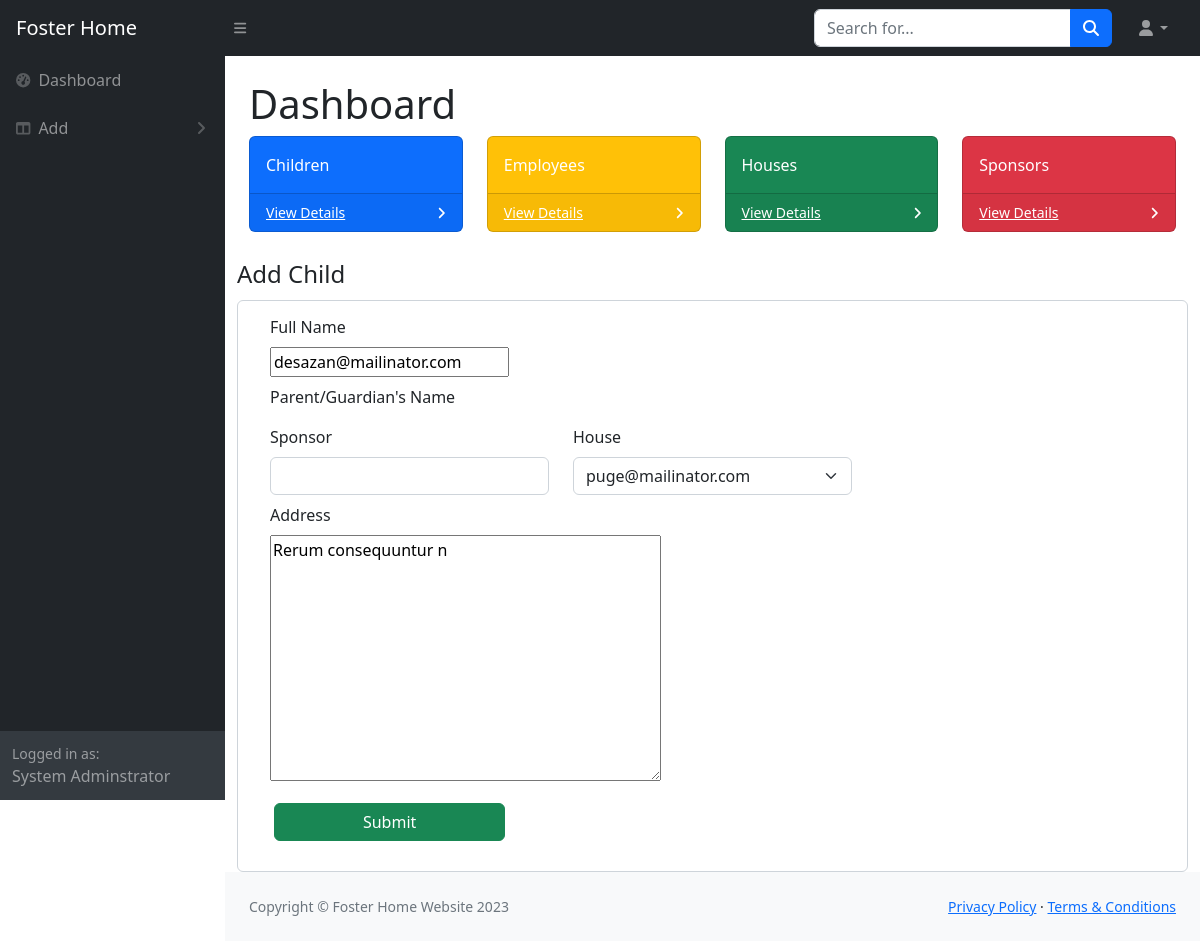
Screenshot of /update-child/3 (signed in) with the database file from the repository.
### fosterApp/models.py (models this page shows, shortened)
class Child(models.Model):
    fullName=models.CharField(max_length=100)
    dateOfBirth=models.CharField(max_length=100)
    gender=models.CharField(max_length=50)
    dateOfAdmn=models.CharField(max_length=50)
    guardianId=models.ForeignKey(Guardian,on_delete=models.CASCADE,related_name='rey')
    sponsor=models.ForeignKey(Sponsor, on_delete=models.SET_NULL,null=True)
    houseName=models.ForeignKey(House,on_delete=models.CASCADE)
    address=models.TextField(blank=True)
    created=models.DateTimeField(auto_now_add=True)
    updated=models.DateTimeField(auto_now=True)
    class Meta:
        ordering=['-created','-updated']

class House(models.Model):
    name=models.CharField(max_length=50)

### fosterApp/views.py (the view, shortened to what this page needs)
# urls.py: path('update-child/<str:pk>', updateChild,name='update-child'),
@login_required(login_url='login')
def updateChild(request, pk):
    child = Child.objects.get(id=pk)
    form = ChildForm(instance=child)
    sponsors = Sponsor.objects.all()
    houses = House.objects.all()
    context = {"form": form, "houses": houses, "child": child, "sponsors": sponsors}
    return render(request, "fosterApp/update-child.html", context)

### fosterApp/forms.py
class ChildForm(ModelForm):
    class Meta:
        model=Child
        fields='__all__'
        exclude=['dateOfBirth']

### fosterApp/templates/fosterApp/update-child.html (shortened to what this page needs)
{% extends 'admin-dashboard.html' %}
{% block content %}
<div class="container">
    <fieldset>
        <legend>Add Child</legend>
        <form action="" method="post" class="form-control">
            <div class="row m-sm-2">
                <div class="col col-md-4">
                    <label class="form-label" for="">Full Name</label>
                    {{ form.fullName }}
                </div>
            </div>
            <div class="row m-sm-2">
                <div class="col col-md-4">
                    <label class="form-label" for="">Parent/Guardian's Name</label>
                </div>
            </div>
            <div class="row m-sm-2">
                <div class="col col-md-4">
                    <label class="form-label" for="">Sponsor</label>
                    <input class="form-control" type="text" value="{{ child.sponsor.fullName }}" name="sponsor" id="exampleDatalist" list="sponsor_list">
                </div>
                <div class="col col-md-4 ">
                    <label class="form-label" for="">House </label>
                    <input class="form-control form-select" type="text" value="{{child.houseName.name}} " name="house" list="house_list" required>
                </div>
            </div>
            <div class="row m-sm-2">
                <div class="col-md-6 ">
                    <label for="" class="form-label">Address</label>
                    {{ form.address }}
                </div>
            </div>
            <button class="btn btn-success col-md-3 mb-4 mt-2 ms-lg-4" type="submit">Submit</button>
        </form>
    </fieldset>
</div>
{% endblock %}

### rows the page displays
Child: fullName "desazan@mailinator.com", house "puge@mailinator.com", address "Rerum consequuntur n"
